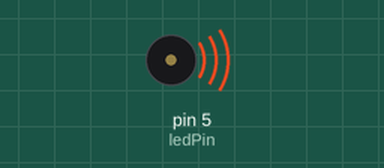
Simulated run of this sketch. Board: Arduino Uno, built with avr-gcc and run on an emulated ATmega328P. On the bench: buzzer (waves = sounding).

Above: at 0.05 s.
At 2.75 s:
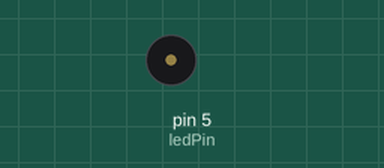
Timing chart, 0 to 3.0 s (numbered marks = the images above):
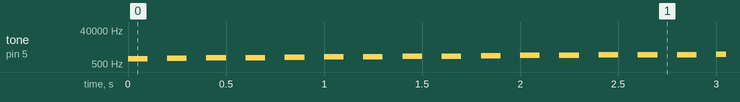

The sketch:

Lab3Part2.ino
```cpp
int potPin = A0;
int ledPin = 5;
bool ledState = false;
int buzzerTone = 1000;
void setup() {
  // put your setup code here, to run once:
  pinMode(potPin, INPUT);
  pinMode(ledPin, OUTPUT);
  Serial.begin(9600);
}

void loop() {
  // put your main code here, to run repeatedly:
  /*int valPot = analogRead(potPin);
  //valPot = map(valPot, 0, 1023, 0, 255);
  if (valPot < 300){
    ledState = HIGH;
  }
  if (valPot > 500){
    ledState = LOW;
  }
  digitalWrite(ledPin, ledState);
  Serial.println(valPot);
*/
tone(ledPin, buzzerTone, 500);
delay(100);
noTone(ledPin);
delay(100);
buzzerTone += 50;
}
```

Measured:
- by itself, tone on pin 5 (ledPin): plays 1000 Hz for 0.10 s, 1050 Hz for 0.10 s, 1100 Hz for 0.10 s, 1150 Hz for 0.10 s, 1200 Hz for 0.10 s, 1250 Hz for 0.10 s … (650 notes in this stretch)
